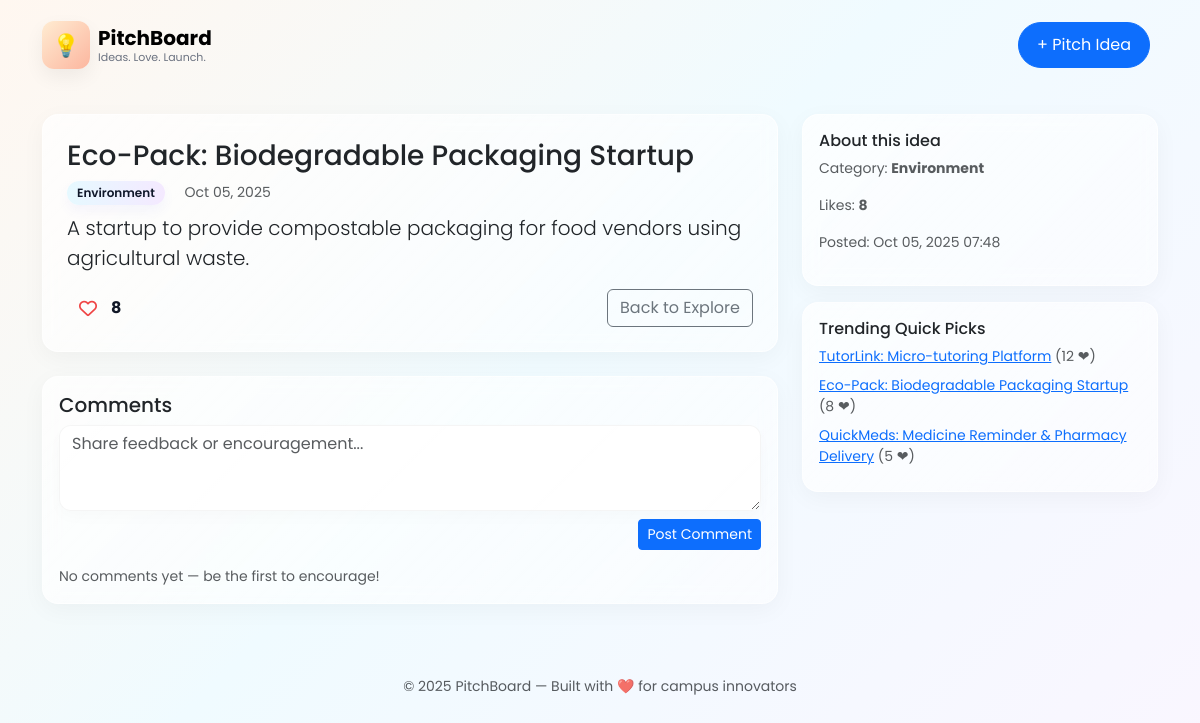
The app's page /view_idea.php?id=1 with its own data.
### tables this page shows
CREATE TABLE IF NOT EXISTS `ideas` (
  `id` INT NOT NULL AUTO_INCREMENT PRIMARY KEY,
  `title` VARCHAR(255) NOT NULL,
  `description` TEXT NOT NULL,
  `category` VARCHAR(100) NOT NULL,
  `likes` INT NOT NULL DEFAULT 0,
  `created_at` TIMESTAMP DEFAULT CURRENT_TIMESTAMP
);

### view_idea.php (the view, shortened to what this page needs)
<?php
require_once 'db_connect.php';
include 'header.php';
$id = isset($_GET['id']) ? intval($_GET['id']) : 0;
$stmt = $conn->prepare("SELECT id, title, description, category, likes, created_at FROM ideas WHERE id = ?");
$stmt->bind_param('i', $id);
$stmt->execute();
$idea = $stmt->get_result()->fetch_assoc();
$cm = $conn->prepare("SELECT comment_text, date_posted FROM comments WHERE idea_id = ? ORDER BY date_posted DESC");
$cm->bind_param('i', $id);
$cm->execute();
$comments = $cm->get_result()->fetch_all(MYSQLI_ASSOC);
?>
<div class="row">
  <div class="col-md-8">
    <div class="card card-glass p-4 mb-4">
      <h3><?php echo htmlspecialchars($idea['title']); ?></h3>
      <div class="mb-2 text-muted small">
        <span class="badge badge-cat"><?php echo htmlspecialchars($idea['category']); ?></span>
        <span class="ms-3"><?php echo date('M d, Y', strtotime($idea['created_at'])); ?></span>
      </div>
      <p class="lead"><?php echo nl2br(htmlspecialchars($idea['description'])); ?></p>
      <div class="d-flex justify-content-between align-items-center">
        <div>
          <button class="btn btn-like like-btn" data-id="<?php echo $idea['id']; ?>">
    <i class="fa-regular fa-heart"></i>
    <span class="like-count"><?php echo $idea['likes']; ?></span>
</button>
        </div>
        <div>
          <a href="index.php" class="btn btn-outline-secondary">Back to Explore</a>
        </div>
      </div>
    </div>
    <div class="card card-glass p-3">
      <h5>Comments</h5>
      <form id="comment-form" method="POST" action="add_comment.php">
        <div class="mb-2">
          <textarea name="comment_text" id="comment_text" required class="form-control form-input" rows="3" placeholder="Share feedback or encouragement..."></textarea>
        </div>
        <div class="text-end">
          <button class="btn btn-sm btn-primary">Post Comment</button>
        </div>
      </form>
      <div id="comments-list" class="mt-3">
        <?php if (empty($comments)): ?>
          <div class="text-muted small">No comments yet — be the first to encourage!</div>
        <?php endif; ?>
      </div>
    </div>
  </div>
  <div class="col-md-4">
    <div class="card card-glass p-3 mb-3">
      <h6>About this idea</h6>
      <p class="small text-muted">Category: <strong><?php echo htmlspecialchars($idea['category']); ?></strong></p>
      <p class="small text-muted">Likes: <strong id="likes-side"><?php echo $idea['likes']; ?></strong></p>
      <p class="small text-muted">Posted: <?php echo date('M d, Y H:i', strtotime($idea['created_at'])); ?></p>
    </div>
    <div class="card card-glass p-3">
      <h6>Trending Quick Picks</h6>
      <?php
        $top = $conn->prepare("SELECT id, title, likes FROM ideas ORDER BY likes DESC LIMIT 3");
        $top->execute();
        $topres = $top->get_result()->fetch_all(MYSQLI_ASSOC);
        foreach ($topres as $t) {
          echo '<div class="small mb-2"><a href="view_idea.php?id='.$t['id'].'">'.htmlspecialchars($t['title']).'</a> <span class="text-muted">('.$t['likes'].' ❤)</span></div>';
        }
      ?>
    </div>
  </div>
</div>
<?php include 'footer.php'; ?>

### assets/css/style.css (style rules this page uses)
:root { --bg1: #f8f9ff; --accent1: #aef0d1; --accent2: #ffd6e0; --glass: rgba(255,255,255,0.06); --glass-strong: rgba(255,255,255,0.12); --muted: #6b7280; }
* { box-sizing: border-box; font-family: 'Poppins', sans-serif; }
body { background: linear-gradient(135deg, #fff7f0 0%, #f0fbff 45%, #faf6ff 100%); min-height: 100vh; color: #111827; }
.card-glass { background: linear-gradient(135deg, rgba(255,255,255,0.72), rgba(255,255,255,0.5)); border-radius: 16px; box-shadow: 0 6px 24px rgba(2,6,23,0.04); backdrop-filter: blur(8px); border: 1px solid rgba(255,255,255,0.6); }
.badge-cat { background: linear-gradient(90deg,#e6f9ff,#f4e9ff); color: #0f172a; padding:6px 10px; border-radius:12px; font-size:12px; font-weight:600; box-shadow: 0 6px 12px rgba(99,102,241,0.06); }
.btn-like { background: transparent; border: 0; font-weight:600; display:inline-flex; align-items:center; gap:8px; }
.btn-like i { font-size:18px; color:#ef4444; transform:translateY(1px); }
.like-count { font-weight:700; margin-left:6px; color:#111827; }
.form-input { background: rgba(255,255,255,0.9); border: 1px solid rgba(12,12,12,0.04); border-radius: 12px; box-shadow: 0 6px 16px rgba(12,12,12,0.02); }

### records on screen
ideas: title "Eco-Pack: Biodegradable Packaging Startup", category "Environment", created_at "Oct 05, 2025", description "A startup to provide compostable packaging for food vendors using agricultural waste.", likes "8", created_at "Oct 05, 2025 07:48"
ideas: title "TutorLink: Micro-tutoring Platform", likes "12"
ideas: title "QuickMeds: Medicine Reminder & Pharmacy Delivery", likes "5"
